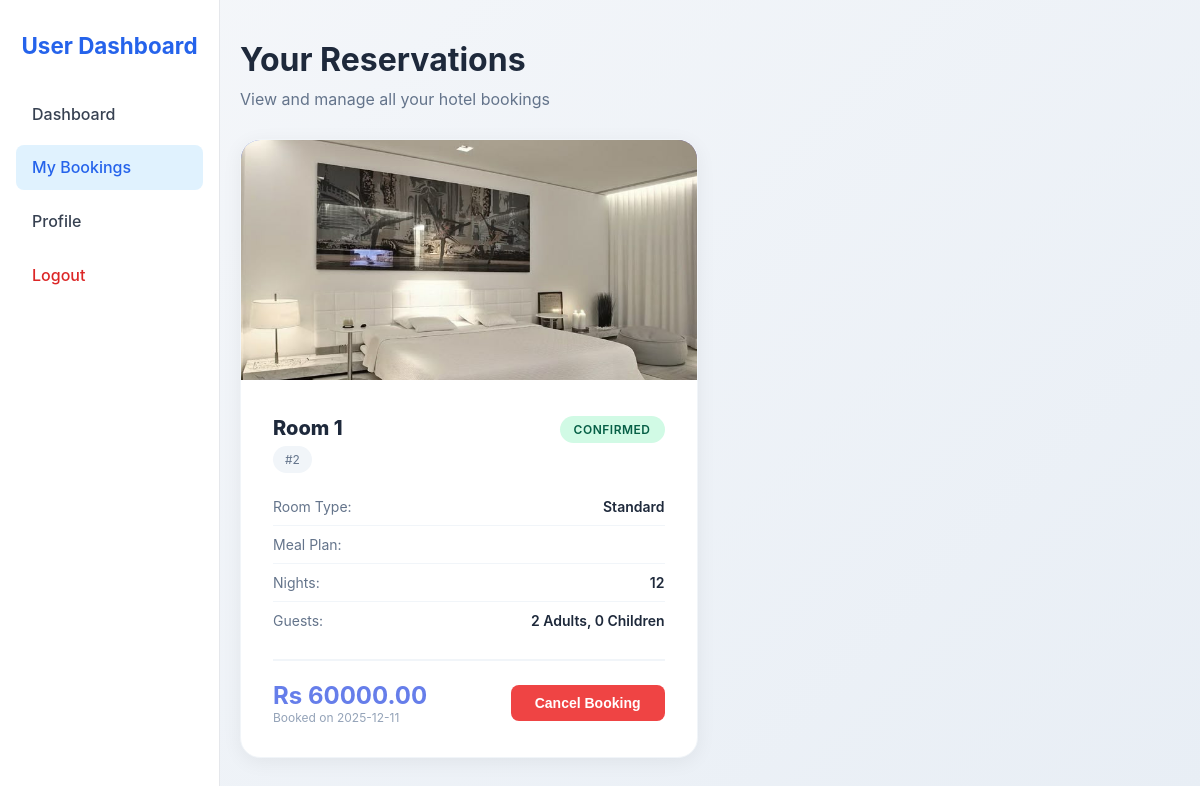
The page /my_bookings (signed in) on the database as committed earlier.
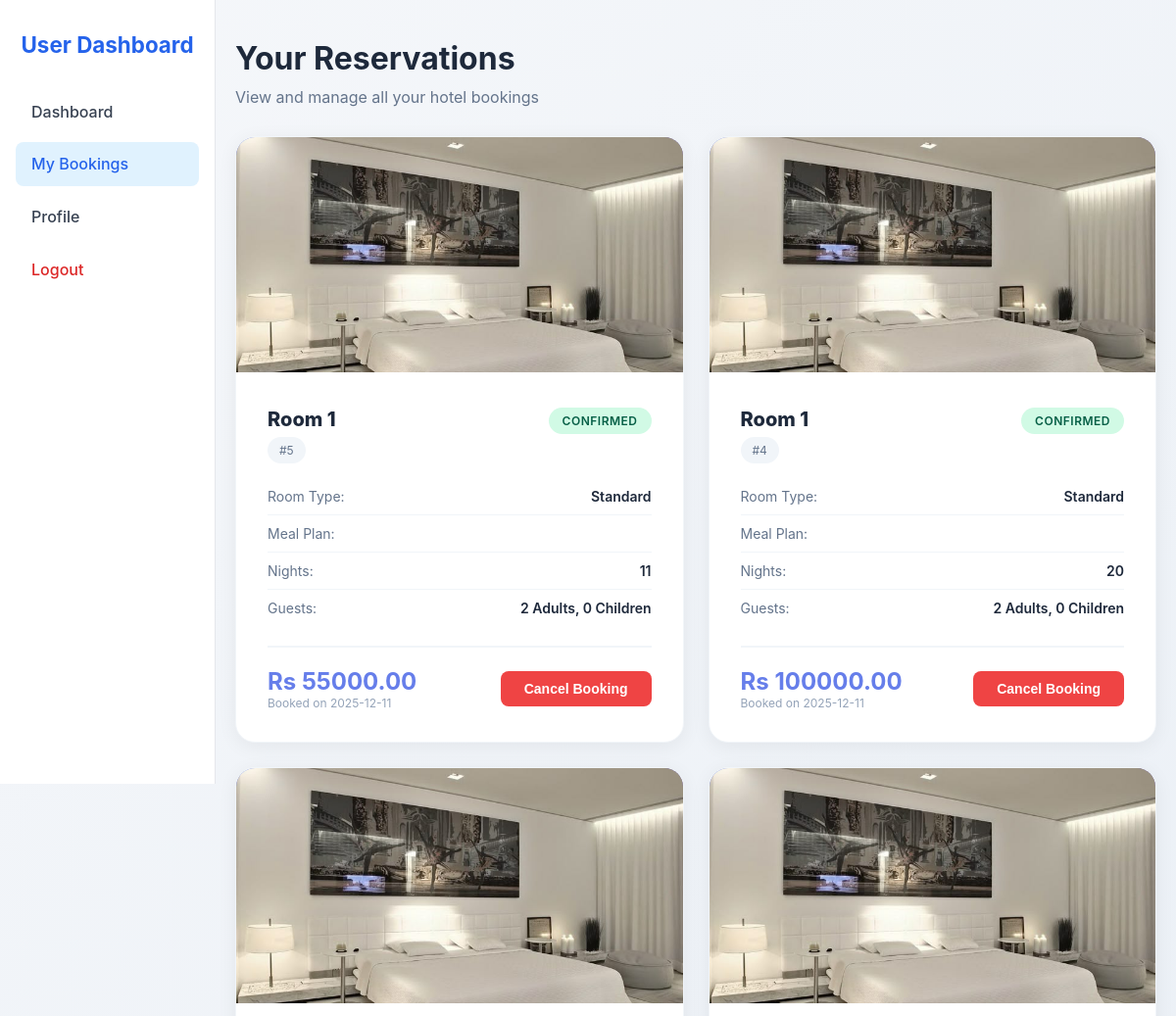
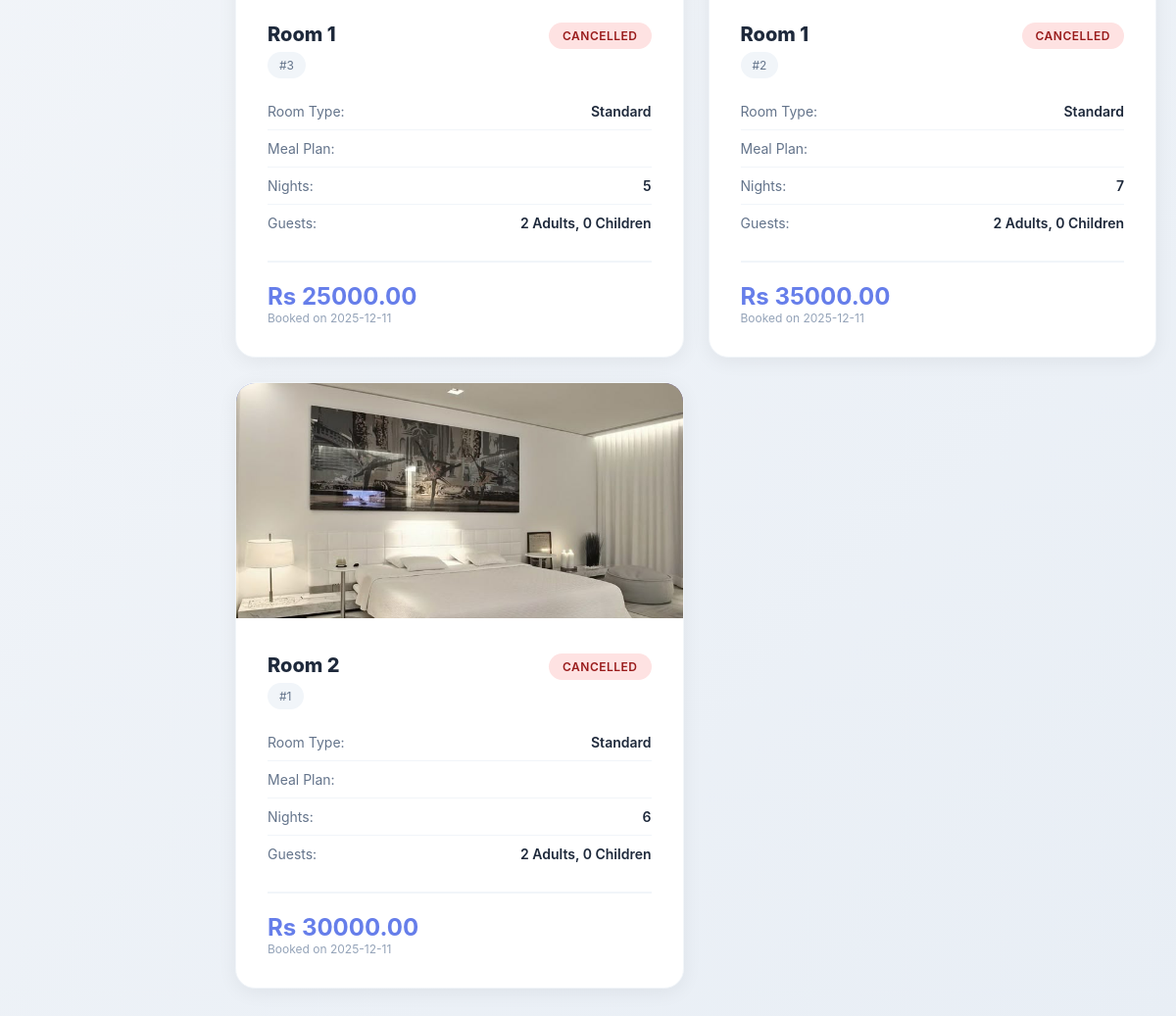
The same page on the database as committed later (2 pictures, top to bottom).
### tables this page shows
CREATE TABLE bookings (
            booking_id INTEGER PRIMARY KEY AUTOINCREMENT,
            customer_id INTEGER NOT NULL,
            room_id INTEGER NOT NULL,
            meal_plan_id INTEGER NOT NULL,
            market_segment_id INTEGER NOT NULL,
            booking_status TEXT CHECK(booking_status IN ('Canceled','Not_Canceled')) NOT NULL,
            no_of_adults INTEGER NOT NULL,
            no_of_children INTEGER NOT NULL,
            no_of_weekend_nights INTEGER NOT NULL,
            no_of_week_nights INTEGER NOT NULL,
            required_car_parking_space INTEGER DEFAULT 0,
            lead_time INTEGER NOT NULL,
            arrival_year INTEGER NOT NULL,
            arrival_month INTEGER NOT NULL,
            arrival_date INTEGER NOT NULL,
            repeated_guest INTEGER DEFAULT 0,
            no_of_previous_cancellations INTEGER DEFAULT 0,
            no_of_previous_bookings_not_canceled INTEGER DEFAULT 0,
            avg_price_per_room REAL NOT NULL,
            no_of_special_requests INTEGER DEFAULT 0,
            total_nights INTEGER,
            total_guests INTEGER,
            created_at TIMESTAMP DEFAULT CURRENT_TIMESTAMP,
            updated_at TIMESTAMP DEFAULT CURRENT_TIMESTAMP,
            FOREIGN KEY(customer_id) REFERENCES customers(customer_id),
            FOREIGN KEY(room_id) REFERENCES rooms(room_id),
            FOREIGN KEY(meal_plan_id) REFERENCES meal_plans(meal_plan_id),
            FOREIGN KEY(market_segment_id) REFERENCES market_segments(market_segment_id)
        );

CREATE TABLE room_types (
            room_type_id INTEGER PRIMARY KEY AUTOINCREMENT,
            room_type_name TEXT UNIQUE NOT NULL,
            description TEXT,
            price_per_night INTEGER,
            image_path TEXT
        );

CREATE TABLE rooms (
            room_id INTEGER PRIMARY KEY AUTOINCREMENT,
            room_number TEXT UNIQUE NOT NULL,
            room_type_id INTEGER NOT NULL,
            price_per_night INTEGER,
            FOREIGN KEY(room_type_id) REFERENCES room_types(room_type_id) ON DELETE CASCADE
        );

### app.py (the view)
@app.route("/my_bookings")
@login_required
def my_bookings():
    user_id = session["user_id"]
    conn = get_db_connection()
    bookings = conn.execute("""
        SELECT b.booking_id, r.room_number, t.room_type_name, s.segment_name,
               b.no_of_adults, b.no_of_children, b.total_nights, b.total_guests,
               b.booking_status, b.created_at, b.avg_price_per_room, t.image_path
        FROM bookings b
        LEFT JOIN rooms r ON b.room_id = r.room_id
        LEFT JOIN room_types t ON r.room_type_id = t.room_type_id
        LEFT JOIN market_segments s ON b.market_segment_id = s.market_segment_id
        WHERE b.customer_id = ?
        ORDER BY b.created_at DESC
    """, (user_id,)).fetchall()
    conn.close()
    return render_template("my_bookings.html", bookings=bookings)

### app.py (called while the page is built)
def get_db_connection():
    conn = sqlite3.connect(DB_PATH)
    conn.row_factory = sqlite3.Row
    conn.execute("PRAGMA foreign_keys = ON")
    return conn

def login_required(f):
    @wraps(f)
    def decorated(*args, **kwargs):
        if "user_id" not in session:
            flash("Please login first.", "warning")
            return redirect(url_for("login"))
        return f(*args, **kwargs)
    return decorated

### templates/my_bookings.html (shortened to what this page needs)
<!DOCTYPE html>
<html lang="en">
<head>
    <link rel="stylesheet" href="{{ url_for('static', filename='css/my_bookings.css') }}">
</head>
<body>
    <div class="dashboard">
        <aside class="sidebar">
            <h2>User Dashboard</h2>
            <nav>
                <a href="{{ url_for('user_dashboard') }}">Dashboard</a>
                <a href="{{ url_for('my_bookings') }}" class="active">My Bookings</a>
                <a href="{{ url_for('user_profile') }}">Profile</a>
                <a href="{{ url_for('logout') }}" class="logout">Logout</a>
            </nav>
        </aside>
        <div class="container">
            <div class="page-header">
                <h2>Your Reservations</h2>
                <p>View and manage all your hotel bookings</p>
            </div>
            {% if bookings %}
            <div class="bookings-grid">
                {% for booking in bookings %}
                <div class="booking-card">
                    {% if booking.image_path %}
                    <img src="{{ url_for('static', filename='uploads/rooms/' ~ booking.image_path) }}" alt="Room"
                        class="booking-image">
                    {% else %}
                    <div class="booking-image"></div>
                    {% endif %}
                    <div class="booking-content">
                        <div class="booking-header">
                            <div>
                                <div class="booking-title">Room {{ booking.room_number or 'N/A' }}</div>
                                <div class="booking-id">#{{ booking.booking_id }}</div>
                            </div>
                            <div>
                                {% if booking.booking_status == 'Not_Canceled' %}
                                <span class="status-badge status-confirmed">Confirmed</span>
                                {% elif booking.booking_status == 'Pending_Payment' %}
                                <span class="status-badge status-pending">Pending</span>
                                {% else %}
                                <span class="status-badge status-cancelled">Cancelled</span>
                                {% endif %}
                            </div>
                        </div>
                        <div class="booking-details">
                            <div class="detail-row">
                                <span class="detail-label">Room Type:</span>
                                <span class="detail-value">{{ booking.room_type_name or 'N/A' }}</span>
                            </div>
                            <div class="detail-row">
                                <span class="detail-label">Meal Plan:</span>
                            </div>
                            <div class="detail-row">
                                <span class="detail-label">Nights:</span>
                                <span class="detail-value">{{ booking.total_nights }}</span>
                            </div>
                            <div class="detail-row">
                                <span class="detail-label">Guests:</span>
                                <span class="detail-value">{{ booking.no_of_adults }} Adults, {{ booking.no_of_children
                                    }} Children</span>
                            </div>
                        </div>
                        <div class="booking-footer">
                            <div>
                                <div class="total-amount">Rs {{ "%.2f"|format(booking.avg_price_per_room *
                                    booking.total_nights) }}</div>
                                <div class="booking-date">Booked on {{ booking.created_at.split()[0] }}</div>
                            </div>
                            {% if booking.booking_status == 'Not_Canceled' %}
                            <form action="{{ url_for('cancel_booking', booking_id=booking.booking_id) }}" method="POST"
                                onsubmit="return confirm('Are you sure you want to cancel this booking?');">
                                <button type="submit" class="btn-cancel">Cancel Booking</button>
                            </form>
                            {% endif %}
                        </div>
                    </div>
                </div>
                {% endfor %}
            </div>
            {% else %}
            <div class="empty-state">
                <h3>No Bookings Yet</h3>
                <p>You haven't made any reservations. Start exploring our available rooms!</p>
                <a href="{{ url_for('user_dashboard') }}" class="btn-book">Browse Rooms</a>
            </div>
            {% endif %}
        </div>
    </div>
</body>
</html>

### static/css/my_bookings.css (style rules this page uses)
* { margin: 0; padding: 0; box-sizing: border-box; }
body { font-family: 'Inter', -apple-system, BlinkMacSystemFont, 'Segoe UI', Arial, sans-serif; background: linear-gradient(135deg, #f5f7fa 0%, #e8eef5 100%); color: #1e293b; }
.dashboard { display: flex; min-height: 100vh; }
.sidebar { width: 220px; background: #ffffff; border-right: 1px solid #e5e7eb; padding: 2rem 1rem; position: fixed; height: 100vh; }
.sidebar h2 { font-size: 1.4rem; font-weight: 700; text-align: center; margin-bottom: 2rem; color: #2563eb; }
.sidebar nav { display: flex; flex-direction: column; gap: 0.5rem; }
.sidebar nav a { padding: 0.8rem 1rem; color: #374151; text-decoration: none; border-radius: 8px; font-weight: 500; transition: all 0.2s ease-in-out; }
.sidebar nav a:hover, .sidebar nav a.active { background: #e0f2fe; color: #2563eb; }
.sidebar nav a.logout { margin-top: auto; color: #dc2626; }
.container { flex: 1; margin-left: 220px; padding: 40px 20px; width: calc(100% - 220px); }
.page-header { margin-bottom: 30px; }
.page-header h2 { font-size: 32px; color: #1e293b; margin-bottom: 10px; }
.page-header p { color: #64748b; font-size: 16px; }
.bookings-grid { display: grid; grid-template-columns: repeat(auto-fill, minmax(350px, 1fr)); gap: 25px; width: 100%; }
.booking-card { width: 100%; background: white; border-radius: 20px; overflow: hidden; box-shadow: 0 4px 20px rgba(0, 0, 0, 0.06); transition: all 0.4s cubic-bezier(0.4, 0, 0.2, 1); border: 1px solid #f1f5f9; }
.booking-image { width: 100%; height: 240px; object-fit: cover; background: linear-gradient(135deg, #667eea 0%, #764ba2 100%); transition: transform 0.4s ease; }
.booking-content { padding: 32px; }
.booking-header { display: flex; justify-content: space-between; align-items: start; margin-bottom: 15px; }
.booking-title { font-size: 20px; font-weight: 800; color: #1e293b; }
.booking-id { font-size: 12px; color: #64748b; background: #f1f5f9; padding: 6px 12px; border-radius: 14px; margin-top: 6px; display: inline-block; }
.booking-details { margin: 15px 0; }
.detail-row { display: flex; justify-content: space-between; padding: 10px 0; border-bottom: 1px solid #f1f5f9; }
.detail-row:last-child { border-bottom: none; }
.detail-label { color: #64748b; font-size: 14px; }
.detail-value { color: #1e293b; font-weight: 600; font-size: 14px; }
.status-badge { display: inline-block; padding: 6px 14px; border-radius: 20px; font-size: 12px; font-weight: 600; text-transform: uppercase; letter-spacing: 0.5px; }
.status-confirmed { background: #d1fae5; color: #065f46; }
.status-cancelled { background: #fee2e2; color: #991b1b; }
.booking-footer { margin-top: 20px; padding-top: 20px; border-top: 2px solid #f1f5f9; display: flex; justify-content: space-between; align-items: center; flex-wrap: wrap; gap: 15px; }
.total-amount { font-size: 24px; font-weight: 700; color: #667eea; }
.booking-date { font-size: 12px; color: #94a3b8; }
.btn-cancel { padding: 10px 24px; background: #ef4444; color: white; text-decoration: none; border-radius: 8px; font-weight: 600; border: none; cursor: pointer; transition: all 0.3s; font-size: 14px; }

Rows that differ between the two databases and show on the page:
added bookings: image_path (picture), room_number "1", booking_id "5", booking_status "CONFIRMED", room_type_name "Standard", total_nights "11", no_of_adults "2", no_of_children "0", avg_price_per_room+total_nights "55000.00", created_at "2025-12-11"
added bookings: image_path (picture), room_number "1", booking_id "4", booking_status "CONFIRMED", room_type_name "Standard", total_nights "20", no_of_adults "2", no_of_children "0", avg_price_per_room+total_nights "100000.00", created_at "2025-12-11"
added bookings: image_path (picture), room_number "1", booking_id "3", booking_status "CANCELLED", room_type_name "Standard", total_nights "5", no_of_adults "2", no_of_children "0", avg_price_per_room+total_nights "25000.00", created_at "2025-12-11"
changed bookings id 2: total_nights "12" → "7"; avg_price_per_room+total_nights "60000.00" → "35000.00"; booking_status "CONFIRMED Cancel Booking" → "CANCELLED"
now on this page (row edited): bookings: image_path (picture), room_number "2", booking_id "1", booking_status "CANCELLED", room_type_name "Standard", total_nights "6", no_of_adults "2", no_of_children "0", avg_price_per_room+total_nights "30000.00", created_at "2025-12-11"
